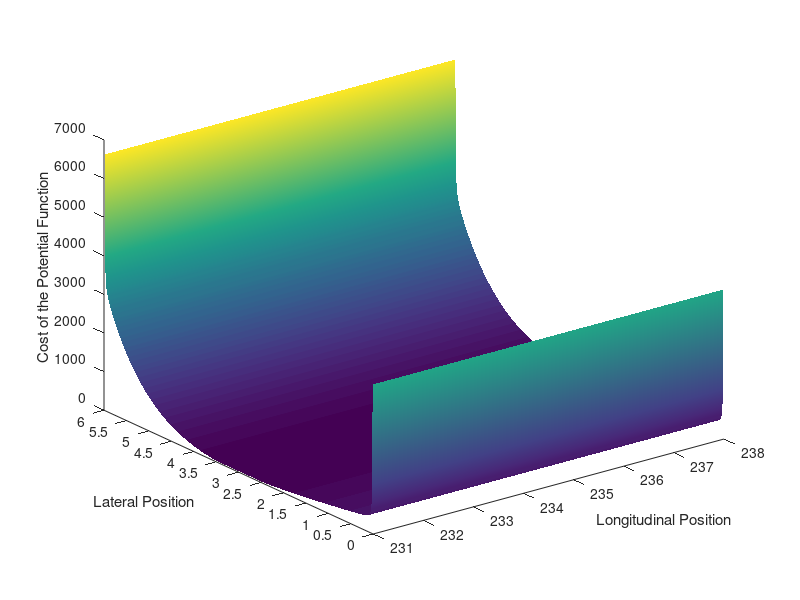

The MATLAB source for this figure:
    clear all;
clc;
%% Data input (RL Potentail)

% decided that the global origin moved along the boundary of the right lane
% along with the HV (host vehicle).

n_lanes= 2; % number of lanes
size_lane = 3; % width of lane in meters
road_len= 1000;  % length of the road in meters
data_count= 500;
Y_var= linspace(0, 6, data_count);
X_var= linspace(231, 238, data_count);
for i= 1:n_lanes-1
    loc_lane_bound(i) = i*size_lane; % Y location of the lane internal boundaries (does not include the outer boundaries of the road)
end
loc_road_bound = [0 n_lanes*size_lane]; % Y values of the boundaries of the road
% Two different potentials are to be generated: a lane potential and a road potential for a straight road
U_lane_fin= zeros(length(Y_var),length(X_var)); % Matrix defined to store the lane potential values
U_road_fin= zeros(length(Y_var),length(X_var)); % Matrix defined to store the road potential values

%% Lane Potential
A_lane = 2; % the height of the lane divider potential
sig_lane = 0.3* size_lane; % determines how quickly the potential rises/falls and is proportional to the lane width
for i= 1:n_lanes-1
    for j= 1:length(Y_var)
        for k= 1:length(X_var)
            U_lane(i,j,k)= A_lane* exp(-((Y_var(j)- loc_lane_bound(i))^2/(2* sig_lane^2)));
        end
    end
end
for i=1:n_lanes-1
    U_lane_temp1= U_lane(i,:,:);
    U_lane_temp2= squeeze(U_lane_temp1);
    U_lane_fin= U_lane_fin+ U_lane_temp2;
end

% surf(X_var,Y_var,U_lane_fin);
% shading interp;

%% Road Potential
% eta= 1000;
% a= 2;
% b=100000;
eta= 1;
a= 1;
b=100;
for i= 1:length(loc_road_bound)
    for j= 1:length(Y_var)
        for k= 1:length(X_var)
%             U_road(i,j,k)= 0.5* eta * (1/(Y_var(j)- loc_road_bound(i)))^2;
%             U_road(i,j,k)= b*(exp(a*(Y_var(j)-4.5))-a*(Y_var(j)-4.5)-1)+ 0.5* eta * (1/(Y_var(j)- loc_road_bound(i)))^2;
            U_road(i,j,k)= b*(exp(a*(Y_var(j)-3))-a*(Y_var(j)-3)-1)+ 0.5* eta * (1/(Y_var(j)- loc_road_bound(i)))^2;
%             U_obst(i,j,k)= 
        end
    end
end
for i=1:length(loc_road_bound)
    U_road_temp1= U_road(i,:,:);
    U_road_temp2= squeeze(U_road_temp1);
    U_road_fin= U_road_fin+ U_road_temp2;
end

% surf(X_var,Y_var,U_road_fin);
% shading interp;

%% Road + Lane Potential

U_RplusL = U_road_fin;

surf(X_var,Y_var,U_RplusL);
shading interp;
grid off;
xlabel('Longitudinal Position')
ylabel('Lateral Position')
zlabel('Cost of the Potential Function')
yticks(0:0.5:6)
ytickangle(45)
% legend(s, 'Cost around the Obstacle')
% legend
